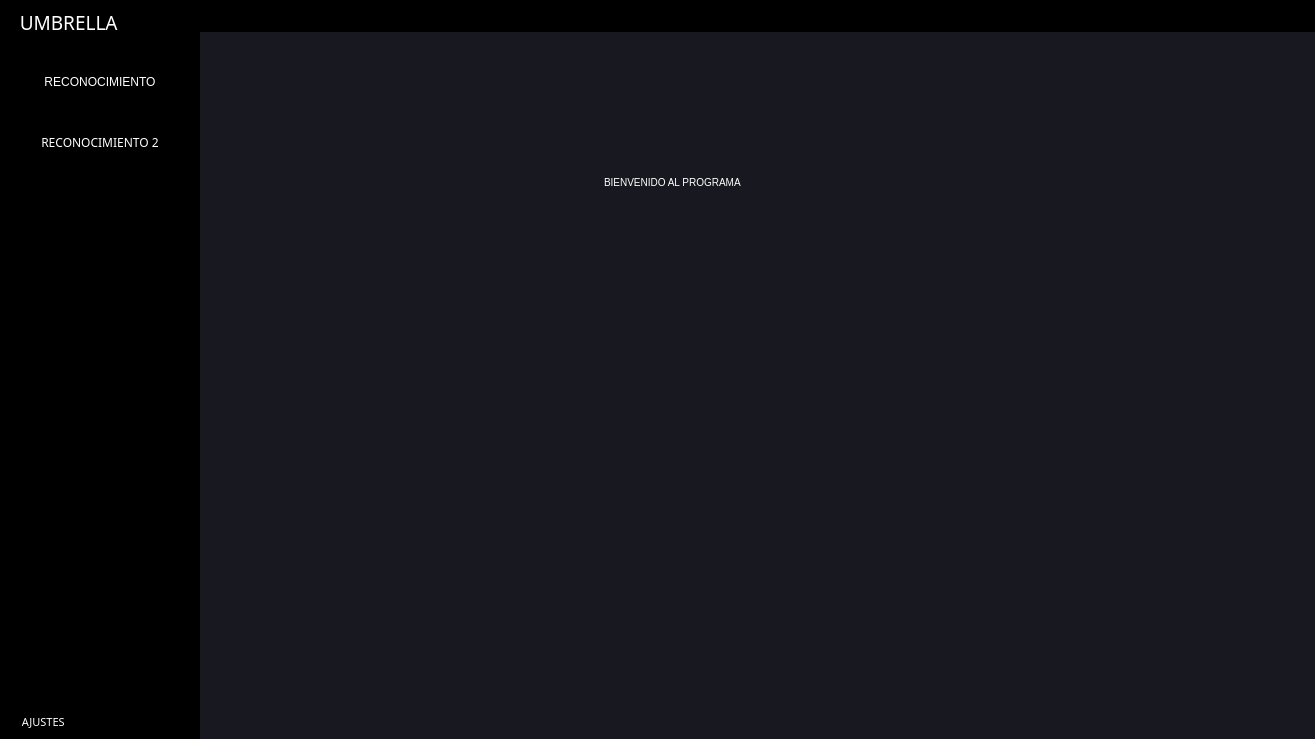
<?xml version="1.0" encoding="UTF-8"?>
<ui version="4.0">
 <class>MainWindow</class>
 <widget class="QMainWindow" name="MainWindow">
  <property name="geometry">
   <rect>
    <x>0</x>
    <y>0</y>
    <width>1315</width>
    <height>739</height>
   </rect>
  </property>
  <property name="windowTitle">
   <string>MainWindow</string>
  </property>
  <property name="styleSheet">
   <string notr="true">*{

	border:none;
}</string>
  </property>
  <widget class="QWidget" name="centralwidget">
   <property name="styleSheet">
    <string notr="true">background-color: rgb(24,24,32);</string>
   </property>
   <layout class="QHBoxLayout" name="horizontalLayout">
    <property name="spacing">
     <number>0</number>
    </property>
    <property name="leftMargin">
     <number>0</number>
    </property>
    <property name="topMargin">
     <number>0</number>
    </property>
    <property name="rightMargin">
     <number>0</number>
    </property>
    <property name="bottomMargin">
     <number>0</number>
    </property>
    <item>
     <widget class="QFrame" name="menuslide">
      <property name="minimumSize">
       <size>
        <width>200</width>
        <height>0</height>
       </size>
      </property>
      <property name="maximumSize">
       <size>
        <width>0</width>
        <height>16777215</height>
       </size>
      </property>
      <property name="styleSheet">
       <string notr="true">background-color:black;</string>
      </property>
      <property name="frameShape">
       <enum>QFrame::StyledPanel</enum>
      </property>
      <property name="frameShadow">
       <enum>QFrame::Raised</enum>
      </property>
      <layout class="QVBoxLayout" name="verticalLayout_2">
       <property name="spacing">
        <number>0</number>
       </property>
       <property name="leftMargin">
        <number>0</number>
       </property>
       <property name="topMargin">
        <number>0</number>
       </property>
       <property name="rightMargin">
        <number>0</number>
       </property>
       <property name="bottomMargin">
        <number>0</number>
       </property>
       <item>
        <widget class="QFrame" name="slide">
         <property name="minimumSize">
          <size>
           <width>198</width>
           <height>0</height>
          </size>
         </property>
         <property name="frameShape">
          <enum>QFrame::StyledPanel</enum>
         </property>
         <property name="frameShadow">
          <enum>QFrame::Raised</enum>
         </property>
         <layout class="QVBoxLayout" name="verticalLayout_5">
          <property name="leftMargin">
           <number>0</number>
          </property>
          <property name="rightMargin">
           <number>0</number>
          </property>
          <item>
           <widget class="QFrame" name="frame_7">
            <property name="styleSheet">
             <string notr="true"/>
            </property>
            <property name="frameShape">
             <enum>QFrame::StyledPanel</enum>
            </property>
            <property name="frameShadow">
             <enum>QFrame::Raised</enum>
            </property>
            <layout class="QHBoxLayout" name="horizontalLayout_9">
             <property name="spacing">
              <number>0</number>
             </property>
             <property name="leftMargin">
              <number>0</number>
             </property>
             <property name="topMargin">
              <number>0</number>
             </property>
             <property name="rightMargin">
              <number>0</number>
             </property>
             <property name="bottomMargin">
              <number>0</number>
             </property>
             <item>
              <widget class="QLabel" name="label_2">
               <property name="font">
                <font>
                 <family>Microsoft JhengHei UI Light</family>
                 <pointsize>14</pointsize>
                 <weight>50</weight>
                 <italic>false</italic>
                 <bold>false</bold>
                </font>
               </property>
               <property name="styleSheet">
                <string notr="true">color:white;
</string>
               </property>
               <property name="text">
                <string>    UMBRELLA</string>
               </property>
              </widget>
             </item>
             <item>
              <widget class="QPushButton" name="pushButton_11">
               <property name="minimumSize">
                <size>
                 <width>1</width>
                 <height>0</height>
                </size>
               </property>
               <property name="sizeIncrement">
                <size>
                 <width>1</width>
                 <height>1</height>
                </size>
               </property>
               <property name="font">
                <font>
                 <pointsize>6</pointsize>
                 <kerning>true</kerning>
                </font>
               </property>
               <property name="styleSheet">
                <string notr="true">background:transparent;</string>
               </property>
               <property name="text">
                <string/>
               </property>
               <property name="icon">
                <iconset resource="iconos.qrc">
                 <normaloff>:/iconos/umbrella.png</normaloff>:/iconos/umbrella.png</iconset>
               </property>
               <property name="iconSize">
                <size>
                 <width>80</width>
                 <height>60</height>
                </size>
               </property>
              </widget>
             </item>
            </layout>
            <zorder>pushButton_11</zorder>
            <zorder>label_2</zorder>
           </widget>
          </item>
          <item>
           <widget class="QFrame" name="frame_8">
            <property name="sizePolicy">
             <sizepolicy hsizetype="Preferred" vsizetype="Expanding">
              <horstretch>0</horstretch>
              <verstretch>0</verstretch>
             </sizepolicy>
            </property>
            <property name="frameShape">
             <enum>QFrame::StyledPanel</enum>
            </property>
            <property name="frameShadow">
             <enum>QFrame::Raised</enum>
            </property>
            <layout class="QVBoxLayout" name="verticalLayout_6">
             <property name="spacing">
              <number>0</number>
             </property>
             <property name="leftMargin">
              <number>0</number>
             </property>
             <property name="topMargin">
              <number>0</number>
             </property>
             <property name="rightMargin">
              <number>0</number>
             </property>
             <property name="bottomMargin">
              <number>0</number>
             </property>
             <item alignment="Qt::AlignTop">
              <widget class="QFrame" name="frame_10">
               <property name="frameShape">
                <enum>QFrame::StyledPanel</enum>
               </property>
               <property name="frameShadow">
                <enum>QFrame::Raised</enum>
               </property>
               <layout class="QVBoxLayout" name="verticalLayout_7">
                <property name="spacing">
                 <number>0</number>
                </property>
                <property name="leftMargin">
                 <number>0</number>
                </property>
                <property name="topMargin">
                 <number>10</number>
                </property>
                <property name="rightMargin">
                 <number>0</number>
                </property>
                <property name="bottomMargin">
                 <number>0</number>
                </property>
                <item>
                 <widget class="QPushButton" name="pushButton_4">
                  <property name="minimumSize">
                   <size>
                    <width>0</width>
                    <height>60</height>
                   </size>
                  </property>
                  <property name="font">
                   <font>
                    <family>Microsoft JhengHei UI</family>
                   </font>
                  </property>
                  <property name="cursor">
                   <cursorShape>PointingHandCursor</cursorShape>
                  </property>
                  <property name="styleSheet">
                   <string notr="true">*{
color:white;


 }

QPushButton:hover{
	color:red;
	border-bottom: 2px solid red;

}</string>
                  </property>
                  <property name="text">
                   <string>RECONOCIMIENTO</string>
                  </property>
                 </widget>
                </item>
                <item>
                 <widget class="QPushButton" name="pushButton_10">
                  <property name="minimumSize">
                   <size>
                    <width>0</width>
                    <height>60</height>
                   </size>
                  </property>
                  <property name="font">
                   <font>
                    <family>Microsoft JhengHei</family>
                   </font>
                  </property>
                  <property name="cursor">
                   <cursorShape>PointingHandCursor</cursorShape>
                  </property>
                  <property name="styleSheet">
                   <string notr="true">*{
color:white;

 }

QPushButton:hover{
	color:red;
	border-bottom: 2px solid red;

}</string>
                  </property>
                  <property name="text">
                   <string>RECONOCIMIENTO 2</string>
                  </property>
                  <property name="iconSize">
                   <size>
                    <width>16</width>
                    <height>16</height>
                   </size>
                  </property>
                 </widget>
                </item>
               </layout>
               <zorder>pushButton_10</zorder>
               <zorder>pushButton_4</zorder>
              </widget>
             </item>
            </layout>
           </widget>
          </item>
          <item>
           <widget class="QFrame" name="frame_9">
            <property name="frameShape">
             <enum>QFrame::StyledPanel</enum>
            </property>
            <property name="frameShadow">
             <enum>QFrame::Raised</enum>
            </property>
            <layout class="QHBoxLayout" name="horizontalLayout_10">
             <property name="spacing">
              <number>0</number>
             </property>
             <property name="leftMargin">
              <number>10</number>
             </property>
             <property name="topMargin">
              <number>0</number>
             </property>
             <property name="rightMargin">
              <number>0</number>
             </property>
             <property name="bottomMargin">
              <number>0</number>
             </property>
             <item alignment="Qt::AlignLeft">
              <widget class="QPushButton" name="pushButton_9">
               <property name="font">
                <font>
                 <family>Microsoft JhengHei</family>
                 <pointsize>8</pointsize>
                </font>
               </property>
               <property name="cursor">
                <cursorShape>PointingHandCursor</cursorShape>
               </property>
               <property name="styleSheet">
                <string notr="true">*{
color:white;


 }

QPushButton:hover{
	color:red;

}</string>
               </property>
               <property name="text">
                <string>    AJUSTES</string>
               </property>
               <property name="icon">
                <iconset resource="iconos.qrc">
                 <normaloff>:/iconos/cil-settings.png</normaloff>:/iconos/cil-settings.png</iconset>
               </property>
               <property name="iconSize">
                <size>
                 <width>40</width>
                 <height>40</height>
                </size>
               </property>
              </widget>
             </item>
            </layout>
           </widget>
          </item>
         </layout>
        </widget>
       </item>
      </layout>
     </widget>
    </item>
    <item>
     <widget class="QFrame" name="menu">
      <property name="frameShape">
       <enum>QFrame::StyledPanel</enum>
      </property>
      <property name="frameShadow">
       <enum>QFrame::Raised</enum>
      </property>
      <layout class="QVBoxLayout" name="verticalLayout">
       <property name="spacing">
        <number>0</number>
       </property>
       <property name="leftMargin">
        <number>0</number>
       </property>
       <property name="topMargin">
        <number>0</number>
       </property>
       <property name="rightMargin">
        <number>0</number>
       </property>
       <property name="bottomMargin">
        <number>0</number>
       </property>
       <item>
        <widget class="QFrame" name="uno">
         <property name="minimumSize">
          <size>
           <width>8</width>
           <height>0</height>
          </size>
         </property>
         <property name="font">
          <font>
           <kerning>true</kerning>
          </font>
         </property>
         <property name="styleSheet">
          <string notr="true">background-color:black;</string>
         </property>
         <property name="frameShape">
          <enum>QFrame::StyledPanel</enum>
         </property>
         <property name="frameShadow">
          <enum>QFrame::Raised</enum>
         </property>
         <property name="midLineWidth">
          <number>7</number>
         </property>
         <layout class="QHBoxLayout" name="horizontalLayout_2">
          <property name="spacing">
           <number>8</number>
          </property>
          <property name="leftMargin">
           <number>8</number>
          </property>
          <property name="topMargin">
           <number>12</number>
          </property>
          <property name="rightMargin">
           <number>8</number>
          </property>
          <property name="bottomMargin">
           <number>6</number>
          </property>
          <item>
           <widget class="QFrame" name="frame_3">
            <property name="frameShape">
             <enum>QFrame::StyledPanel</enum>
            </property>
            <property name="frameShadow">
             <enum>QFrame::Raised</enum>
            </property>
            <layout class="QHBoxLayout" name="horizontalLayout_6">
             <property name="spacing">
              <number>0</number>
             </property>
             <property name="leftMargin">
              <number>0</number>
             </property>
             <property name="topMargin">
              <number>0</number>
             </property>
             <property name="rightMargin">
              <number>0</number>
             </property>
             <property name="bottomMargin">
              <number>0</number>
             </property>
             <item>
              <widget class="QFrame" name="volver">
               <property name="frameShape">
                <enum>QFrame::StyledPanel</enum>
               </property>
               <property name="frameShadow">
                <enum>QFrame::Raised</enum>
               </property>
               <layout class="QHBoxLayout" name="horizontalLayout_8">
                <property name="spacing">
                 <number>0</number>
                </property>
                <property name="leftMargin">
                 <number>0</number>
                </property>
                <property name="topMargin">
                 <number>0</number>
                </property>
                <property name="rightMargin">
                 <number>0</number>
                </property>
                <property name="bottomMargin">
                 <number>0</number>
                </property>
                <item alignment="Qt::AlignLeft|Qt::AlignTop">
                 <widget class="QPushButton" name="btnvolver">
                  <property name="cursor">
                   <cursorShape>PointingHandCursor</cursorShape>
                  </property>
                  <property name="text">
                   <string/>
                  </property>
                  <property name="icon">
                   <iconset resource="iconos.qrc">
                    <normaloff>:/iconos/cil-justify-left.png</normaloff>:/iconos/cil-justify-left.png</iconset>
                  </property>
                  <property name="iconSize">
                   <size>
                    <width>50</width>
                    <height>50</height>
                   </size>
                  </property>
                 </widget>
                </item>
               </layout>
              </widget>
             </item>
             <item alignment="Qt::AlignLeft|Qt::AlignTop">
              <widget class="QPushButton" name="pushButton_7">
               <property name="minimumSize">
                <size>
                 <width>135</width>
                 <height>0</height>
                </size>
               </property>
               <property name="accessibleDescription">
                <string/>
               </property>
               <property name="layoutDirection">
                <enum>Qt::LeftToRight</enum>
               </property>
               <property name="styleSheet">
                <string notr="true">color:white;</string>
               </property>
               <property name="text">
                <string/>
               </property>
               <property name="iconSize">
                <size>
                 <width>24</width>
                 <height>24</height>
                </size>
               </property>
              </widget>
             </item>
             <item alignment="Qt::AlignRight|Qt::AlignTop">
              <widget class="QPushButton" name="pushButton_6">
               <property name="cursor">
                <cursorShape>PointingHandCursor</cursorShape>
               </property>
               <property name="text">
                <string/>
               </property>
               <property name="icon">
                <iconset resource="iconos.qrc">
                 <normaloff>:/iconos/cil-user.png</normaloff>:/iconos/cil-user.png</iconset>
               </property>
               <property name="iconSize">
                <size>
                 <width>40</width>
                 <height>40</height>
                </size>
               </property>
              </widget>
             </item>
            </layout>
           </widget>
          </item>
          <item alignment="Qt::AlignTop">
           <widget class="QFrame" name="frame_2">
            <property name="frameShape">
             <enum>QFrame::StyledPanel</enum>
            </property>
            <property name="frameShadow">
             <enum>QFrame::Raised</enum>
            </property>
            <layout class="QHBoxLayout" name="horizontalLayout_5">
             <property name="spacing">
              <number>0</number>
             </property>
             <property name="leftMargin">
              <number>0</number>
             </property>
             <property name="topMargin">
              <number>0</number>
             </property>
             <property name="rightMargin">
              <number>0</number>
             </property>
             <property name="bottomMargin">
              <number>0</number>
             </property>
             <item alignment="Qt::AlignLeft">
              <widget class="QPushButton" name="pushButton_5">
               <property name="cursor">
                <cursorShape>PointingHandCursor</cursorShape>
               </property>
               <property name="text">
                <string/>
               </property>
               <property name="icon">
                <iconset resource="iconos.qrc">
                 <normaloff>:/iconos/cil-star.png</normaloff>:/iconos/cil-star.png</iconset>
               </property>
               <property name="iconSize">
                <size>
                 <width>40</width>
                 <height>40</height>
                </size>
               </property>
              </widget>
             </item>
            </layout>
           </widget>
          </item>
          <item alignment="Qt::AlignRight|Qt::AlignTop">
           <widget class="QFrame" name="frame">
            <property name="frameShape">
             <enum>QFrame::StyledPanel</enum>
            </property>
            <property name="frameShadow">
             <enum>QFrame::Raised</enum>
            </property>
            <layout class="QHBoxLayout" name="horizontalLayout_4">
             <property name="spacing">
              <number>0</number>
             </property>
             <property name="leftMargin">
              <number>0</number>
             </property>
             <property name="topMargin">
              <number>0</number>
             </property>
             <property name="rightMargin">
              <number>6</number>
             </property>
             <property name="bottomMargin">
              <number>0</number>
             </property>
             <item>
              <widget class="QPushButton" name="pushButton">
               <property name="cursor">
                <cursorShape>PointingHandCursor</cursorShape>
               </property>
               <property name="text">
                <string/>
               </property>
               <property name="icon">
                <iconset resource="iconos.qrc">
                 <normaloff>:/iconos/cil-window-minimize.png</normaloff>:/iconos/cil-window-minimize.png</iconset>
               </property>
               <property name="iconSize">
                <size>
                 <width>40</width>
                 <height>40</height>
                </size>
               </property>
              </widget>
             </item>
             <item>
              <widget class="QPushButton" name="pushButton_2">
               <property name="cursor">
                <cursorShape>PointingHandCursor</cursorShape>
               </property>
               <property name="text">
                <string/>
               </property>
               <property name="icon">
                <iconset resource="iconos.qrc">
                 <normaloff>:/iconos/cil-window-restore.png</normaloff>:/iconos/cil-window-restore.png</iconset>
               </property>
               <property name="iconSize">
                <size>
                 <width>24</width>
                 <height>24</height>
                </size>
               </property>
              </widget>
             </item>
             <item>
              <widget class="QPushButton" name="pushButton_3">
               <property name="cursor">
                <cursorShape>PointingHandCursor</cursorShape>
               </property>
               <property name="text">
                <string/>
               </property>
               <property name="icon">
                <iconset resource="iconos.qrc">
                 <normaloff>:/iconos/cil-x.png</normaloff>:/iconos/cil-x.png</iconset>
               </property>
               <property name="iconSize">
                <size>
                 <width>24</width>
                 <height>24</height>
                </size>
               </property>
              </widget>
             </item>
            </layout>
           </widget>
          </item>
         </layout>
        </widget>
       </item>
       <item>
        <widget class="QStackedWidget" name="stackedWidget">
         <widget class="QWidget" name="page_0">
          <widget class="QTextEdit" name="textpagina_0">
           <property name="geometry">
            <rect>
             <x>400</x>
             <y>140</y>
             <width>256</width>
             <height>192</height>
            </rect>
           </property>
           <property name="styleSheet">
            <string notr="true">color:white;</string>
           </property>
           <property name="html">
            <string>&lt;!DOCTYPE HTML PUBLIC &quot;-//W3C//DTD HTML 4.0//EN&quot; &quot;http://www.w3.org/TR/REC-html40/strict.dtd&quot;&gt;
&lt;html&gt;&lt;head&gt;&lt;meta name=&quot;qrichtext&quot; content=&quot;1&quot; /&gt;&lt;style type=&quot;text/css&quot;&gt;
p, li { white-space: pre-wrap; }
&lt;/style&gt;&lt;/head&gt;&lt;body style=&quot; font-family:'MS Shell Dlg 2'; font-size:7.8pt; font-weight:400; font-style:normal;&quot;&gt;
&lt;p style=&quot; margin-top:0px; margin-bottom:0px; margin-left:0px; margin-right:0px; -qt-block-indent:0; text-indent:0px;&quot;&gt;BIENVENIDO AL PROGRAMA&lt;/p&gt;&lt;/body&gt;&lt;/html&gt;</string>
           </property>
          </widget>
         </widget>
         <widget class="QWidget" name="page_1">
          <widget class="QTextEdit" name="textpagina1">
           <property name="geometry">
            <rect>
             <x>90</x>
             <y>50</y>
             <width>104</width>
             <height>87</height>
            </rect>
           </property>
           <property name="styleSheet">
            <string notr="true">color:white;</string>
           </property>
           <property name="html">
            <string>&lt;!DOCTYPE HTML PUBLIC &quot;-//W3C//DTD HTML 4.0//EN&quot; &quot;http://www.w3.org/TR/REC-html40/strict.dtd&quot;&gt;
&lt;html&gt;&lt;head&gt;&lt;meta name=&quot;qrichtext&quot; content=&quot;1&quot; /&gt;&lt;style type=&quot;text/css&quot;&gt;
p, li { white-space: pre-wrap; }
&lt;/style&gt;&lt;/head&gt;&lt;body style=&quot; font-family:'MS Shell Dlg 2'; font-size:7.8pt; font-weight:400; font-style:normal;&quot;&gt;
&lt;p style=&quot; margin-top:0px; margin-bottom:0px; margin-left:0px; margin-right:0px; -qt-block-indent:0; text-indent:0px;&quot;&gt;pagina 1&lt;/p&gt;&lt;/body&gt;&lt;/html&gt;</string>
           </property>
          </widget>
         </widget>
         <widget class="QWidget" name="page_2">
          <widget class="QTextEdit" name="textEdit">
           <property name="geometry">
            <rect>
             <x>370</x>
             <y>180</y>
             <width>104</width>
             <height>87</height>
            </rect>
           </property>
           <property name="styleSheet">
            <string notr="true">color:white;
</string>
           </property>
           <property name="html">
            <string>&lt;!DOCTYPE HTML PUBLIC &quot;-//W3C//DTD HTML 4.0//EN&quot; &quot;http://www.w3.org/TR/REC-html40/strict.dtd&quot;&gt;
&lt;html&gt;&lt;head&gt;&lt;meta name=&quot;qrichtext&quot; content=&quot;1&quot; /&gt;&lt;style type=&quot;text/css&quot;&gt;
p, li { white-space: pre-wrap; }
&lt;/style&gt;&lt;/head&gt;&lt;body style=&quot; font-family:'MS Shell Dlg 2'; font-size:7.8pt; font-weight:400; font-style:normal;&quot;&gt;
&lt;p style=&quot; margin-top:0px; margin-bottom:0px; margin-left:0px; margin-right:0px; -qt-block-indent:0; text-indent:0px;&quot;&gt;pagina 2&lt;/p&gt;
&lt;p style=&quot;-qt-paragraph-type:empty; margin-top:0px; margin-bottom:0px; margin-left:0px; margin-right:0px; -qt-block-indent:0; text-indent:0px;&quot;&gt;&lt;br /&gt;&lt;/p&gt;&lt;/body&gt;&lt;/html&gt;</string>
           </property>
          </widget>
         </widget>
        </widget>
       </item>
       <item alignment="Qt::AlignBottom">
        <widget class="QFrame" name="tres">
         <property name="frameShape">
          <enum>QFrame::StyledPanel</enum>
         </property>
         <property name="frameShadow">
          <enum>QFrame::Raised</enum>
         </property>
         <layout class="QHBoxLayout" name="horizontalLayout_3">
          <property name="spacing">
           <number>0</number>
          </property>
          <property name="leftMargin">
           <number>0</number>
          </property>
          <property name="topMargin">
           <number>0</number>
          </property>
          <property name="rightMargin">
           <number>0</number>
          </property>
          <property name="bottomMargin">
           <number>0</number>
          </property>
          <item>
           <widget class="QFrame" name="frame_5">
            <property name="frameShape">
             <enum>QFrame::StyledPanel</enum>
            </property>
            <property name="frameShadow">
             <enum>QFrame::Raised</enum>
            </property>
            <layout class="QHBoxLayout" name="horizontalLayout_7">
             <property name="spacing">
              <number>0</number>
             </property>
             <property name="leftMargin">
              <number>0</number>
             </property>
             <property name="topMargin">
              <number>0</number>
             </property>
             <property name="rightMargin">
              <number>0</number>
             </property>
             <property name="bottomMargin">
              <number>0</number>
             </property>
             <item>
              <widget class="QFrame" name="frame_4">
               <property name="frameShape">
                <enum>QFrame::StyledPanel</enum>
               </property>
               <property name="frameShadow">
                <enum>QFrame::Raised</enum>
               </property>
               <layout class="QVBoxLayout" name="verticalLayout_3">
                <property name="spacing">
                 <number>0</number>
                </property>
                <property name="rightMargin">
                 <number>0</number>
                </property>
                <property name="bottomMargin">
                 <number>8</number>
                </property>
                <item alignment="Qt::AlignBottom">
                 <widget class="QLabel" name="label">
                  <property name="font">
                   <font>
                    <family>Microsoft YaHei Light</family>
                    <pointsize>9</pointsize>
                    <weight>75</weight>
                    <bold>true</bold>
                   </font>
                  </property>
                  <property name="styleSheet">
                   <string notr="true">color:white;
</string>
                  </property>
                  <property name="text">
                   <string/>
                  </property>
                 </widget>
                </item>
               </layout>
              </widget>
             </item>
             <item>
              <widget class="QFrame" name="frame_6">
               <property name="frameShape">
                <enum>QFrame::StyledPanel</enum>
               </property>
               <property name="frameShadow">
                <enum>QFrame::Raised</enum>
               </property>
               <layout class="QVBoxLayout" name="verticalLayout_4">
                <property name="spacing">
                 <number>0</number>
                </property>
                <property name="leftMargin">
                 <number>0</number>
                </property>
                <property name="topMargin">
                 <number>0</number>
                </property>
                <property name="rightMargin">
                 <number>0</number>
                </property>
                <property name="bottomMargin">
                 <number>0</number>
                </property>
                <item alignment="Qt::AlignRight|Qt::AlignBottom">
                 <widget class="QPushButton" name="pushButton_8">
                  <property name="text">
                   <string/>
                  </property>
                  <property name="icon">
                   <iconset resource="iconos.qrc">
                    <normaloff>:/iconos/umbrella.png</normaloff>:/iconos/umbrella.png</iconset>
                  </property>
                  <property name="iconSize">
                   <size>
                    <width>56</width>
                    <height>48</height>
                   </size>
                  </property>
                 </widget>
                </item>
               </layout>
              </widget>
             </item>
             <item alignment="Qt::AlignBottom">
              <widget class="QFrame" name="abajoderecha">
               <property name="minimumSize">
                <size>
                 <width>10</width>
                 <height>10</height>
                </size>
               </property>
               <property name="maximumSize">
                <size>
                 <width>10</width>
                 <height>10</height>
                </size>
               </property>
               <property name="frameShape">
                <enum>QFrame::StyledPanel</enum>
               </property>
               <property name="frameShadow">
                <enum>QFrame::Raised</enum>
               </property>
              </widget>
             </item>
            </layout>
           </widget>
          </item>
         </layout>
        </widget>
       </item>
      </layout>
     </widget>
    </item>
   </layout>
  </widget>
 </widget>
 <resources>
  <include location="iconos.qrc"/>
 </resources>
 <connections/>
</ui>
